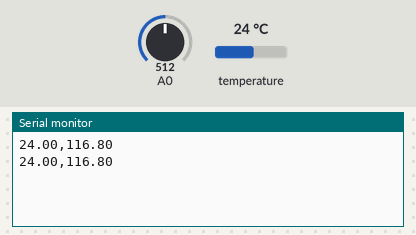
This sketch was run on a simulated Arduino Uno, built with avr-gcc and run on an emulated ATmega328P. On the bench: the last lines printed to the serial monitor. The inputs (shaded band) are chosen by the test bench; at power-on: temperature 24 °C, A0 = 512.

Above: at 2.4 s.
2.5 s: temperature set to 12 °C
At 3.2 s:
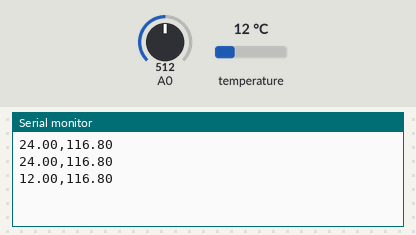
4.0 s: A0 set to 716
At 4.9 s:
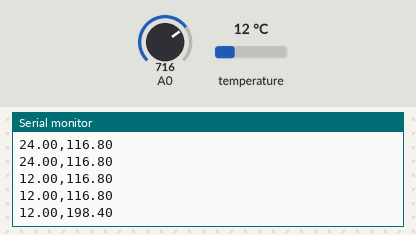
5.5 s: temperature set to 19 °C
At 6.3 s:
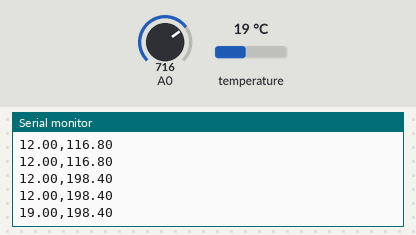
7.0 s: A0 set to 900
At 8.4 s:
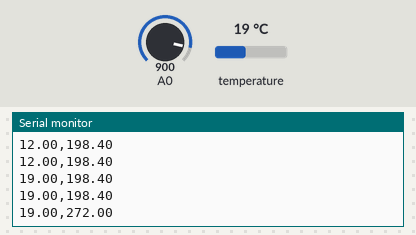
Timing chart, 0 to 9.5 s (numbered marks = the images above; inputs shaded):
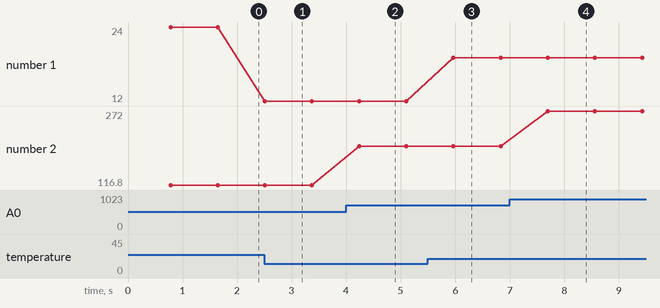

The sketch:

test.ino
```cpp
/********************************************************************/
// First we include the libraries
#include <OneWire.h>
#include <DallasTemperature.h>
/********************************************************************/
// Data wire is plugged into pin 2 on the Arduino
#define ONE_WIRE_BUS 2
/********************************************************************/
// Setup a oneWire instance to communicate with any OneWire devices
// (not just Maxim/Dallas temperature ICs)
OneWire oneWire(ONE_WIRE_BUS);
/********************************************************************/
// Pass our oneWire reference to Dallas Temperature.
DallasTemperature sensors(&oneWire);
/********************************************************************/
float sensorValue;
float percenta;

void setup(void)
{
 // start serial port
 Serial.begin(9600);
 //Serial.println("Dallas Temperature IC Control Library Demo");
 // Start up the library
 sensors.begin();
}
void loop(void)
{
 // call sensors.requestTemperatures() to issue a global temperature
 // request to all devices on the bus
/********************************************************************/
 //Serial.print(" Requesting temperatures...");
 sensors.requestTemperatures(); // Send the command to get temperature readings
 //Serial.println("DONE");
/********************************************************************/
 //Serial.print("Temperature is: ");
 sensorValue=analogRead(A0);
 percenta=((sensorValue-220)/250)*100;
 Serial.println((String)sensors.getTempCByIndex(0)+","+percenta); // Why "byIndex"?
   // You can have more than one DS18B20 on the same bus.
   // 0 refers to the first IC on the wire
   delay(100);
}
```

Measured:
- after the input at 2.5 s, the serial monitor: prints a new line at once (image 1)
- after the input at 4.0 s, the serial monitor: prints a new line after 0.24 s (image 2)
- after the input at 5.5 s, the serial monitor: prints a new line after 0.47 s (image 3)
- after the input at 7.0 s, the serial monitor: prints a new line after 0.70 s (image 4)
- plotted number 1: 24 → 12 after the input at 2.5 s, 12 → 19 after the input at 5.5 s
- plotted number 2: 116.8 → 198.4 after the input at 4.0 s, 198.4 → 272 after the input at 7.0 s
